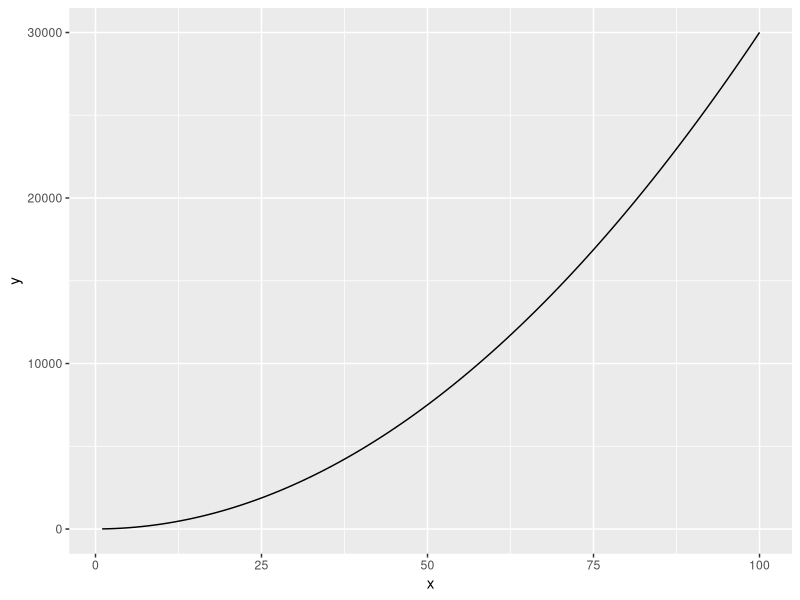
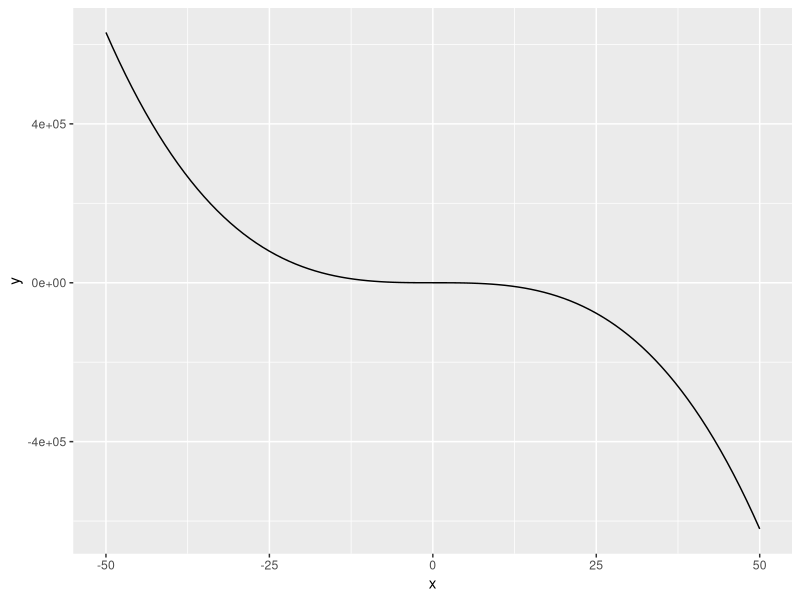
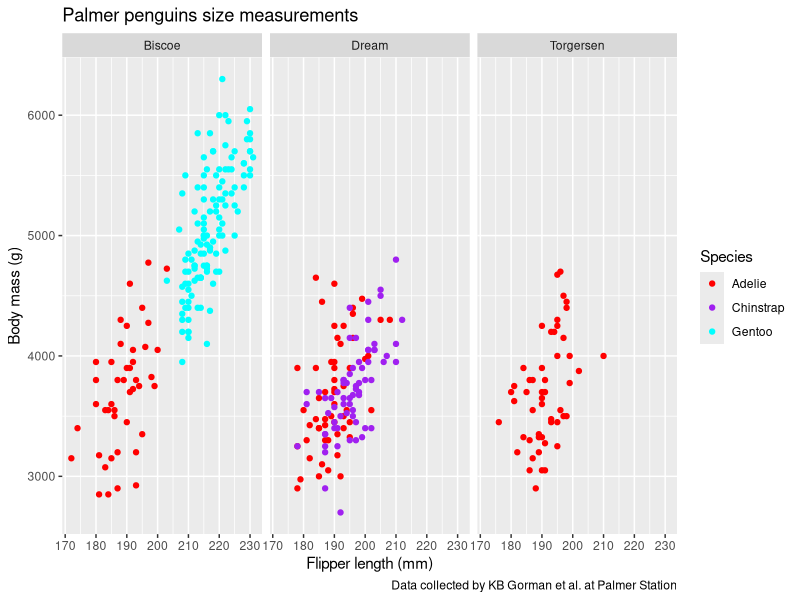

Reproduce these figures in R, in order.
## ---- chunk 1
knitr::opts_chunk$set(echo = TRUE)
library(tidyverse)
library(palmerpenguins)

## ---- chunk 2

eq <- function(x) {
  
  3 * x ^ 2 + 4 
  
}

# Use stat_function()

ggplot(data.frame(x = c(1, 100)), aes(x = x)) + 
  stat_function(fun = eq)


## ---- chunk 3


ex2 <- function(x) {

  2.4 - (5 * x ^ 3) + (2.1 * x ^ 2)
  
}


ggplot(data.frame(x = c(-50, 50)), aes(x = x)) + 
  stat_function(fun = ex2)



## ---- chunk 4

ggplot(data = penguins, aes(x = flipper_length_mm, y = body_mass_g )) + geom_point(aes(color = species)) + 
  scale_color_manual(values = c("red", "purple", "cyan")) + 
  labs(x = "Flipper length (mm)", 
       y = "Body mass (g)", 
       title = "Palmer penguins size measurements", 
       caption = "Data collected by KB Gorman et al. at Palmer Station",
       color = "Species") + 
  facet_wrap(~island) 


## ---- chunk 5

gt <- expression(2.2 + 3.1 * t - 5.6 * t ^ 4)

dg_dt <- D(expr = gt, 't')


## ---- chunk 6

d2g_dt2 <- D(expr = dg_dt, 't')

d2g_dt2

## ---- chunk 7
f_xyz <- expression(2*x*y - 3*(x^2)*(z^3))

df_dx <- D(expr = f_xyz, name = 'x')

df_dy <- D(expr = f_xyz, name = 'y')

df_dz <- D(expr = f_xyz, name = 'z')


